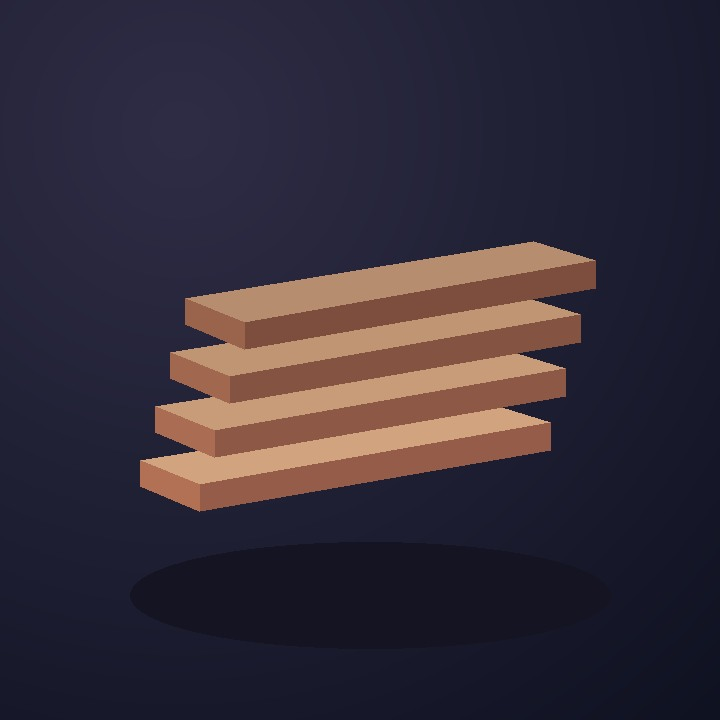
#> input picture ray-android-mvp/assets/images/boards.jpg, 720 x 720 px; its folder holds 4 pictures in this run
$ python mock_preview.py
#> lines starting #> are read from the running program, lines starting #| are printed output that depends on the picture; after the words box and inside, x2 and y2 are one past the last pixel; in counts of white or black regions, pixels touching at a corner belong together
from PIL import Image,ImageDraw,ImageFont,ImageFilter
from pathlib import Path
import math
root=Path(__file__).resolve().parents[1]
out=Path('/mnt/data/RAY-Mobile-UI-Concept.png')
S=2
W=420;H=900
bg='#090A10';panel='#161923';white='#F7F5F0';lav='#C4B2FF';dim='#A5A8B7'
font='/usr/share/fonts/truetype/dejavu/DejaVuSans.ttf'
light='/usr/share/fonts/truetype/noto/NotoSansDisplay-Regular.ttf'
medium='/usr/share/fonts/truetype/noto/NotoSansDisplay-Medium.ttf'

def f(n,med=False):return ImageFont.truetype(medium if med else light,int(n*S))
def canvas():
 im=Image.new('RGB',(W*S,H*S),bg);return im,ImageDraw.Draw(im)
def rect(d,box,fill,r=0,width=0,outline=None):
 bb=tuple(int(v*S) for v in box);d.rounded_rectangle(bb,radius=int(r*S),fill=fill,outline=outline,width=width*S)
def t(d,pos,content,size,color,med=False):d.text((int(pos[0]*S),int(pos[1]*S)),content,font=f(size,med),fill=color)
def imgcard(im,filename,box,rad=16):
 x,y,w,h=box;src=Image.open(root/'assets/images'/filename).convert('RGB').resize((w*S,h*S))
 mask=Image.new('L',src.size);ImageDraw.Draw(mask).rounded_rectangle((0,0,w*S,h*S),radius=rad*S,fill=255)
 im.paste(src,(x*S,y*S),mask)

def chrome(im,d,title,subtitle):
 rect(d,(22,22,67,67),panel,11,1,'#43414E');t(d,(32,30),'R.',26,white,True);t(d,(165,37),title,12,white,True);rect(d,(357,24,399,65),panel,22,1,'#333642');t(d,(369,35),'≡',18,white)

def home():
 im,d=canvas();chrome(im,d,'RAY / STUDIO','');t(d,(25,96),'THE CREATION LAB',10,lav,True);t(d,(305,96),'EST. 2026  01-04',9,dim)
 cx,cy=210,346
 for r in (76,132,181):
  d.ellipse(((cx-r)*S,(cy-r)*S,(cx+r)*S,(cy+r)*S),outline='#272432',width=2)
 imgcard(im,'boards.jpg',(18,166,118,130));imgcard(im,'shelf.jpg',(290,187,113,135));imgcard(im,'room.jpg',(15,435,118,124));imgcard(im,'organizer.jpg',(294,449,111,120))
#> in imgcard, `mask = Image.new('L', src.size)`: mask: PIL image 236x260 L; every value is 0
#> in imgcard, `ImageDraw.Draw(mask).rounded_rectangle((0, 0, w * S, h * S), radius=ra`:
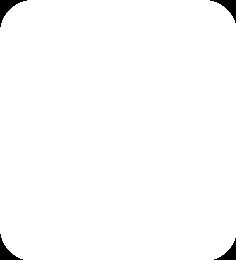
#> mask: PIL image 236x260 L; 98.7% white; 4 black regions, box (x1, y1, x2, y2) and area: (0, 0, 27, 27) 230, (210, 0, 236, 23) 203, (0, 234, 23, 260) 203, (214, 238, 236, 260) 177
#> call 2 of imgcard, with filename = 'shelf.jpg', box = (290, 187, 113, 135), rad = 16
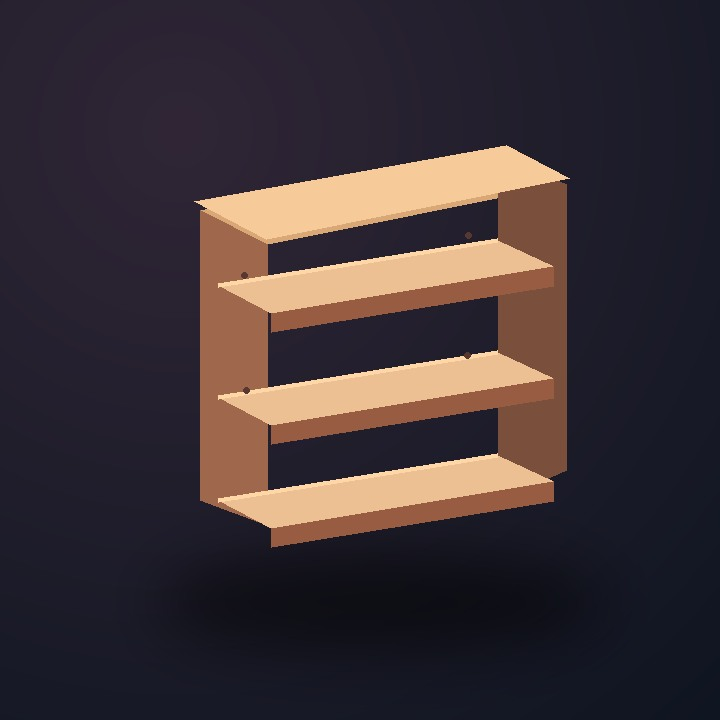
#> input picture ray-android-mvp/assets/images/shelf.jpg, 720 x 720 px
#> in imgcard (call 2), `mask = Image.new('L', src.size)`: mask: PIL image 226x270 L; every value is 0
#> in imgcard (call 2), `ImageDraw.Draw(mask).rounded_rectangle((0, 0, w * S, h * S), radius=ra`: mask: PIL image 226x270 L; 98.7% white; 4 black regions, box (x1, y1, x2, y2) and area: (0, 0, 27, 27) 230, (200, 0, 226, 23) 203, (0, 244, 23, 270) 203, (204, 248, 226, 270) 177
#> call 3 of imgcard, with filename = 'room.jpg', box = (15, 435, 118, 124), rad = 16
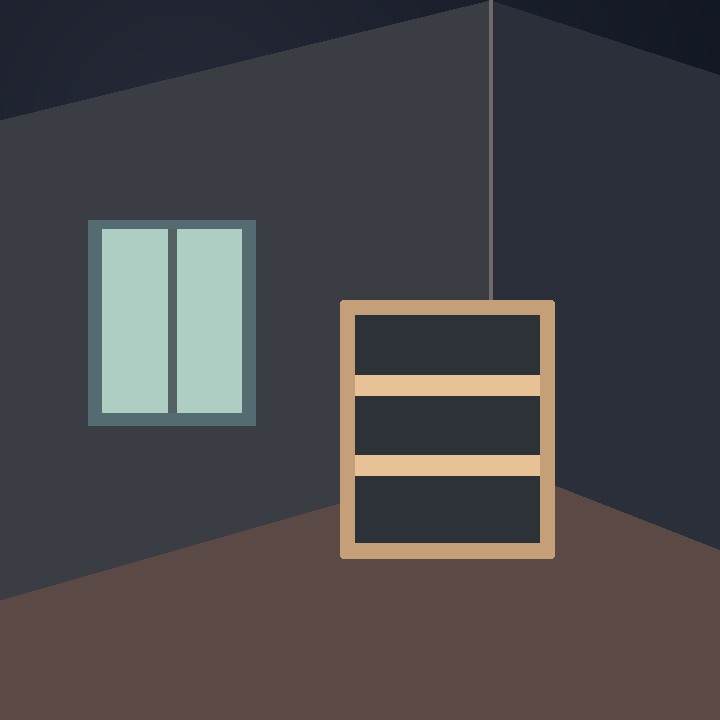
#> input picture ray-android-mvp/assets/images/room.jpg, 720 x 720 px
#> in imgcard (call 3), `mask = Image.new('L', src.size)`: mask: PIL image 236x248 L; every value is 0
#> in imgcard (call 3), `ImageDraw.Draw(mask).rounded_rectangle((0, 0, w * S, h * S), radius=ra`: mask: PIL image 236x248 L; 98.6% white; 4 black regions, box (x1, y1, x2, y2) and area: (0, 0, 27, 27) 230, (210, 0, 236, 23) 203, (0, 222, 23, 248) 203, (214, 226, 236, 248) 177
#> call 4 of imgcard, with filename = 'organizer.jpg', box = (294, 449, 111, 120), rad = 16
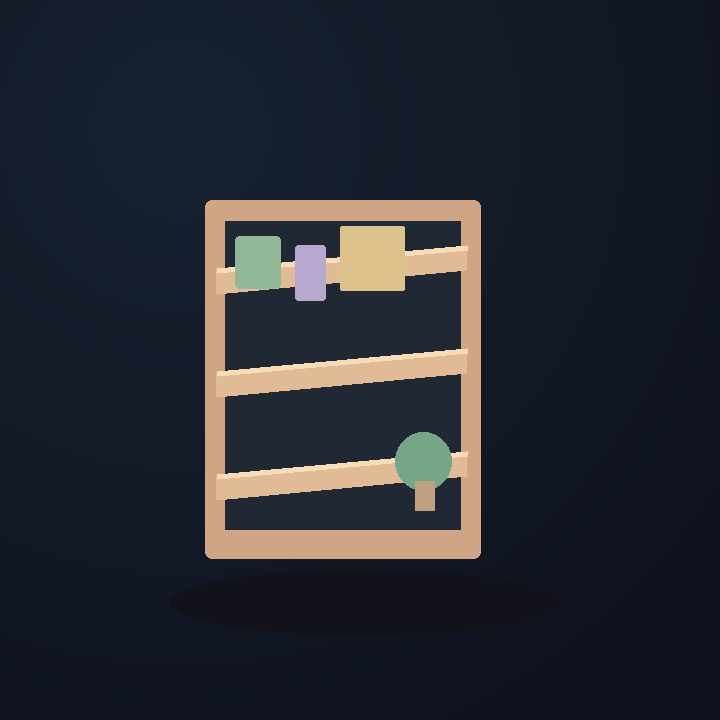
#> input picture ray-android-mvp/assets/images/organizer.jpg, 720 x 720 px
#> in imgcard (call 4), `mask = Image.new('L', src.size)`: mask: PIL image 222x240 L; every value is 0
#> in imgcard (call 4), `ImageDraw.Draw(mask).rounded_rectangle((0, 0, w * S, h * S), radius=ra`: mask: PIL image 222x240 L; 98.5% white; 4 black regions, box (x1, y1, x2, y2) and area: (0, 0, 27, 27) 230, (196, 0, 222, 23) 203, (0, 214, 23, 240) 203, (200, 218, 222, 240) 177
 rect(d,(25,271,404,423),'#090A1044',18)
 t(d,(93,290),'MATERIAL-AWARE CREATION',9,lav,True)
 t(d,(100,316),'Make room',43,white,True);t(d,(126,369),'for more.',40,lav,True)
 t(d,(136,590),'EXPLORE THE POSSIBILITIES  ↓',9,dim)
 rect(d,(25,635,64,638),lav)
 t(d,(25,661),"Don't just imagine.",28,white,True);t(d,(25,700),'See what fits.',29,lav,True)
 t(d,(25,754),'Measure your space. Add what you own.',13,dim)
 t(d,(25,778),'Explore a personalized 3D design.',13,dim)
 rect(d,(25,815,395,876),lav,19);t(d,(116,835),'Start creating     ↗',16,bg,True)
 return im

def space():
 im,d=canvas();chrome(im,d,'SPACE / 01','');t(d,(24,105),'STEP ONE / SET YOUR BOUNDARIES',10,lav,True)
 t(d,(24,139),'Every great idea',36,white,True);t(d,(24,183),'starts somewhere.',34,lav,True)
 t(d,(24,249),'Use your camera for context,',14,dim);t(d,(24,271),'then confirm your measurements.',14,dim)
 imgcard(im,'room.jpg',(24,322,372,255),23)
#> in imgcard (call 5), `mask = Image.new('L', src.size)`: mask: PIL image 744x510 L; every value is 0
#> in imgcard (call 5), `ImageDraw.Draw(mask).rounded_rectangle((0, 0, w * S, h * S), radius=ra`: mask: PIL image 744x510 L; 99.5% white; 4 black regions, box (x1, y1, x2, y2) and area: (0, 0, 40, 40) 470, (705, 0, 744, 35) 430, (0, 471, 35, 510) 430, (710, 476, 744, 510) 391
 rect(d,(38,340,227,371),'#12131CD9',8);t(d,(51,350),'SPACE VISUALIZATION',10,white,True)
 d.rectangle((int(95*S),int(368*S),int(332*S),int(535*S)),outline=lav,width=2)
 t(d,(28,607),'CONFIRMED DIMENSIONS',11,lav,True)
 for x,label,value in [(24,'WIDTH','75'),(155,'HEIGHT','55'),(286,'DEPTH','35')]:
  t(d,(x,645),label,10,lav,True);rect(d,(x,665,x+111,729),panel,13,1,'#393842');t(d,(x+13,675),value,26,white,True);t(d,(x+77,694),'cm',11,dim)
 rect(d,(24,757,396,804),panel,12);t(d,(38,771),'◎  Measurements remain editable.',12,dim)
 rect(d,(24,820,396,881),lav,18);t(d,(95,839),'Continue to materials     ↗',15,bg,True)
 return im

def model():
 im,d=canvas();chrome(im,d,'MODEL STUDIO','')
 t(d,(24,100),'OFFLINE SCENE DEMO / INTERACTIVE',10,lav,True)
 t(d,(24,133),'Modular desk organizer',27,white,True)
 rect(d,(16,190,403,587),panel,22);imgcard(im,'organizer.jpg',(26,200,368,370),18)
#> in imgcard (call 6), `mask = Image.new('L', src.size)`: mask: PIL image 736x740 L; every value is 0
#> in imgcard (call 6), `ImageDraw.Draw(mask).rounded_rectangle((0, 0, w * S, h * S), radius=ra`: mask: PIL image 736x740 L; 99.8% white; 4 black regions, box (x1, y1, x2, y2) and area: (0, 0, 31, 31) 287, (706, 0, 736, 26) 256, (0, 710, 26, 740) 256, (711, 715, 736, 740) 226
#> in imgcard (call 6), `im.paste(src,(x*S,y*S),mask)`:
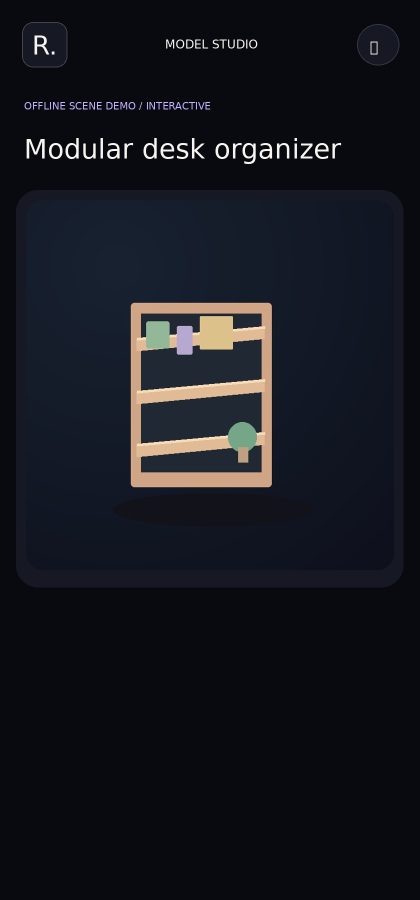
#> im: PIL image 840x1800 RGB (shown at 1/2 size); mean R, G, B 21.9, 23.5, 30.6
 rect(d,(34,216,209,249),'#14151FCC',10);t(d,(42,225),'TRUE SCALE · cm / 100',10,'#D9F4BF',True)
 rect(d,(24,610,396,614),lav)
 t(d,(24,639),'ASSEMBLY STORY',10,lav,True);t(d,(362,639),'1 / 4',11,dim)
 t(d,(24,672),'Inspect your materials',24,white,True)
 t(d,(24,713),'Check board dimensions and condition',13,dim)
 t(d,(24,736),'before proceeding.',13,dim)
 rect(d,(24,783,199,831),panel,14);t(d,(82,796),'Previous',13,white,True)
 rect(d,(211,783,396,831),lav,14);t(d,(264,796),'Next part',13,bg,True)
 rect(d,(24,841,199,887),panel,14);t(d,(75,851),'Save concept',12,white,True)
 rect(d,(211,841,396,887),lav,14);t(d,(271,851),'View in AR',12,bg,True)
 return im

screens=[home(),space(),model()]
margin=28
sheet=Image.new('RGB',(len(screens)*W*S+(len(screens)+1)*margin*S,H*S+110*S),'#090A10')
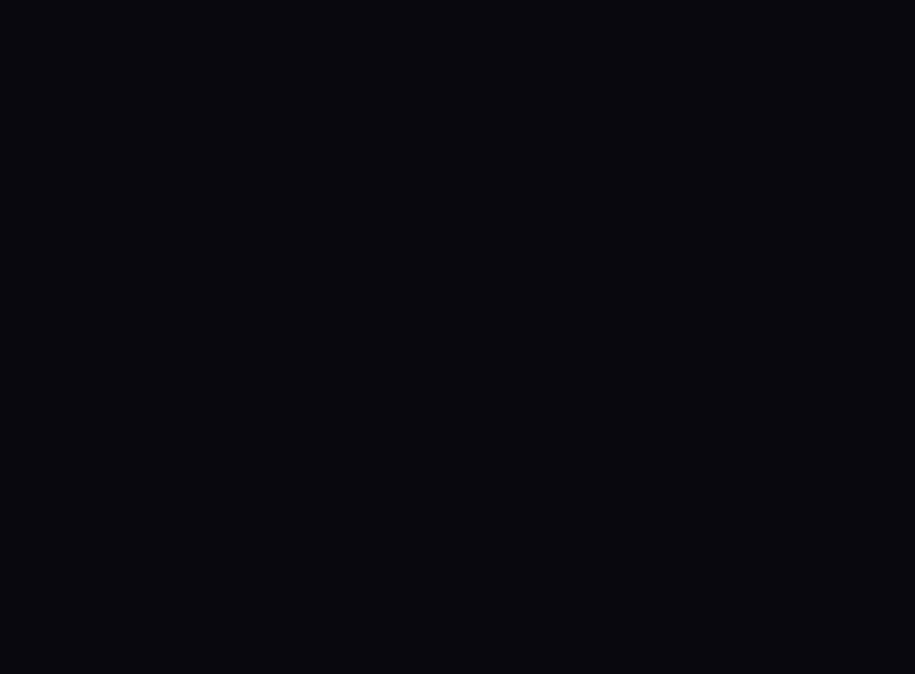
#> sheet: PIL image 2744x2020 RGB (shown at 1/3 size); mean R, G, B 9, 10, 16
d=ImageDraw.Draw(sheet)
for i,sc in enumerate(screens):
 x=(i*W+(i+1)*margin)*S;y=56*S
 sheet.paste(sc,(x,y));d.rounded_rectangle((x-1,y-1,x+W*S+1,y+H*S+1),radius=22*S,outline='#3C394C',width=3)
 t(d,(x/S+15,15),['RAY / HOME','RAY / MEASURE','RAY / MODEL'][i],14,'#D9D1FB',True)
#> this loop made 3 passes
#> x on passes 1 to 3: 56, 952, 1848
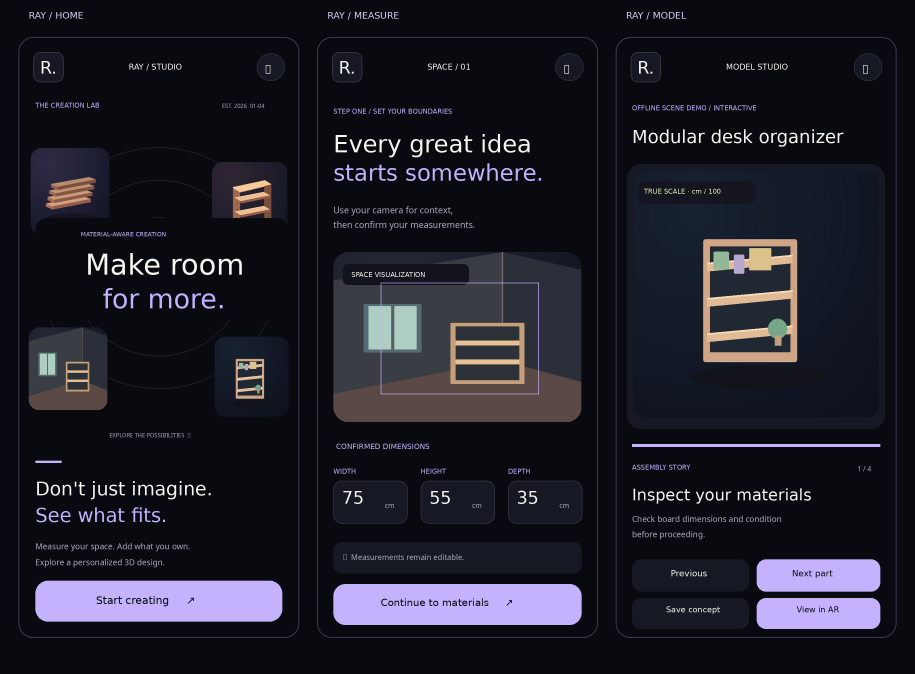
#> sheet: PIL image 2744x2020 RGB (shown at 1/3 size); mean R, G, B 31.1, 30.9, 40.8
sheet.save(out,optimize=True)
print(out,sheet.size)
#| /mnt/data/RAY-Mobile-UI-Concept.png (2744, 2020)
